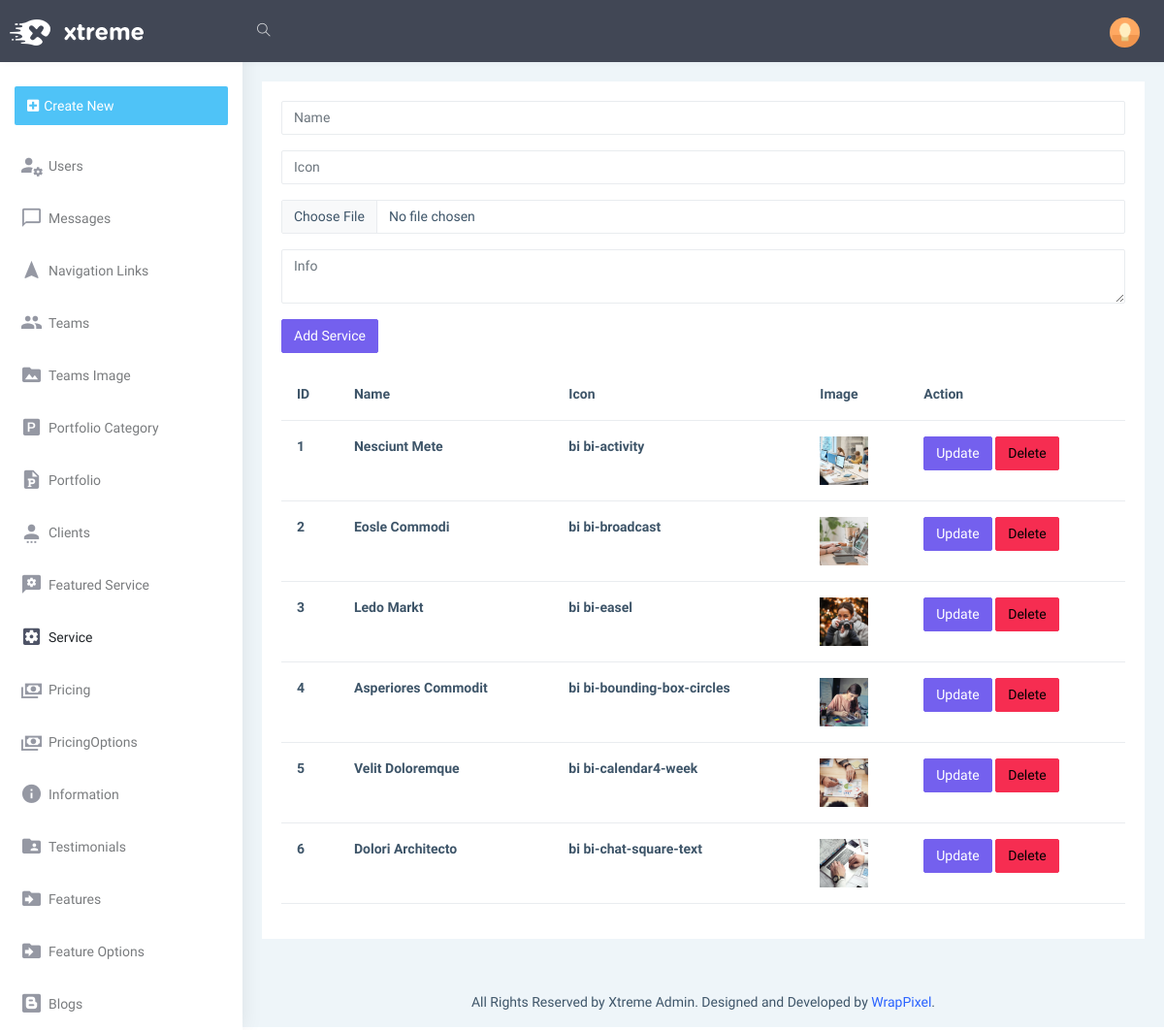
/admin/service, run on the app's committed database.
### models.py (models this page shows)
class Services(db.Model):
    Id=db.Column(db.Integer,primary_key=True,autoincrement=True)
    name=db.Column(db.String(50))
    info=db.Column(db.String(250))
    icon=db.Column(db.String(50))
    image=db.Column(db.String(50))

### admin/routes/service.py (the view)
@admin_bp.route('/service', methods=['GET','POST'])
def service():
    servicesform=ServiceForm()
    services=Services.query.all()
    return render_template('admin/service/service.html',servicesform=servicesform,services=services)

### admin/forms.py
class ServiceForm(FlaskForm):
    name=StringField('name')
    icon=StringField('icon')
    image=FileField('image')
    info=TextAreaField('info')
    submit=SubmitField('Add Service')

### admin/templates/admin/service/service.html
{% extends 'admin/layout.html' %}
{% block body %}
<form action="/admin/service/add" method="POST" enctype="multipart/form-data">
    <div class="mb-3">
      {{servicesform.name(class="form-control", id="exampleFormControlInput1", placeholder="Name")}}
    </div>
    <div class="mb-3">
      {{servicesform.icon(class="form-control my-3", id="exampleFormControlInput1", placeholder="Icon")}}
    </div>
    <div class="mb-3">
      {{servicesform.image(class="form-control", id="exampleFormControlInput1", placeholder="Image")}}
    </div>
    <div class="mb-3">
        {{servicesform.info(class="form-control", id="exampleFormControlInput1", placeholder="Info")}}
      </div>
    <div class="mb-3">
      {{servicesform.submit(class="btn btn-primary", id="exampleFormControlInput1", placeholder="Add Portfolio")}}
    </div>
</form>
<table class="table">
  <thead>
    <tr>
      <th scope="col">ID</th>
      <th scope="col">Name</th>
      <th scope="col">Icon</th>
      <th scope="col">Image</th>
      <th scope="col">Action</th>
    </tr>
  </thead>
  <tbody>
    {% for service in services %}
      <tr>
        <th>{{service.Id}}</th>
        <th>{{service.name}}</th>
        <th>{{service.icon}}</th>
        <th>
          <img src="/static/uploads/{{service.image}}" style="width: 50px; height: 50px; object-fit:cover;">
        </th>
        <th>
          <a href="/admin/service/edit/{{service.Id}}" class="btn btn-primary">Update</a>
          <a href="/admin/service/delete/{{service.Id}}" class="btn btn-danger">Delete</a>
        </th>
      </tr>
    {% endfor %}
  </tbody>
</table>
{% endblock %}}

### data on the page
Services: Id "1", name "Nesciunt Mete", icon "bi bi-activity", image (picture)
Services: Id "2", name "Eosle Commodi", icon "bi bi-broadcast", image (picture)
Services: Id "3", name "Ledo Markt", icon "bi bi-easel", image (picture)
Services: Id "4", name "Asperiores Commodit", icon "bi bi-bounding-box-circles", image (picture)
Services: Id "5", name "Velit Doloremque", icon "bi bi-calendar4-week", image (picture)
Services: Id "6", name "Dolori Architecto", icon "bi bi-chat-square-text", image (picture)
